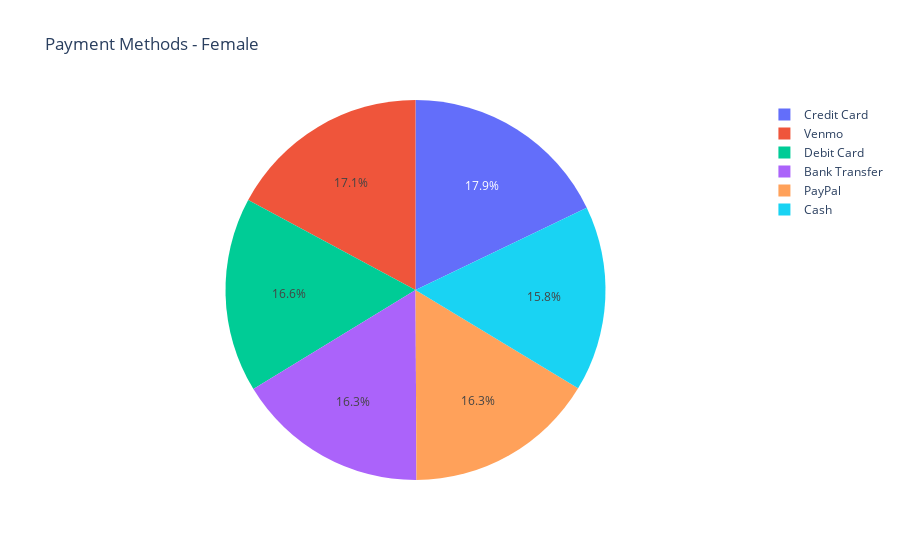
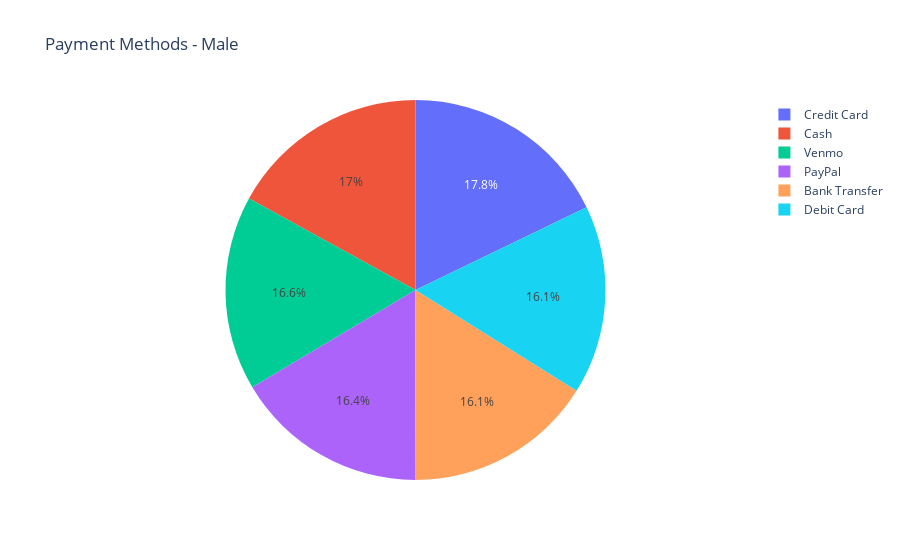

Write notebook code for charts like these, in order.
### Code cell
fig = px.pie(
    df[df["Gender"] == "Female"],
    names="Payment Method",
    title="Payment Methods - Female"
)
fig.show()
fig = px.pie(
    df[df["Gender"] == "Male"],
    names="Payment Method",
    title="Payment Methods - Male"
)
fig.show()

### Figure 1 — Plotly figure (JSON) as saved in the notebook; plotly's stock layout.template omitted (floating-point values rounded to 4 significant figures; data arrays with more than 128 entries replaced by an {"elided": "..."} marker saying what was removed)
{"data": [{"domain": {"x": [0, 1], "y": [0, 1]}, "hovertemplate": "Payment Method=%{label}<extra></extra>", "labels": {"elided": "1248 str values"}, "legendgroup": "", "name": "", "showlegend": true, "type": "pie"}], "layout": {"autosize": true, "legend": {"tracegroupgap": 0}, "title": {"text": "Payment Methods - Female"}}}

### Figure 2 — Plotly figure (JSON) as saved in the notebook; plotly's stock layout.template omitted (floating-point values rounded to 4 significant figures; data arrays with more than 128 entries replaced by an {"elided": "..."} marker saying what was removed)
{"data": [{"domain": {"x": [0, 1], "y": [0, 1]}, "hovertemplate": "Payment Method=%{label}<extra></extra>", "labels": {"elided": "2652 str values"}, "legendgroup": "", "name": "", "showlegend": true, "type": "pie"}], "layout": {"autosize": true, "legend": {"tracegroupgap": 0}, "title": {"text": "Payment Methods - Male"}}}
